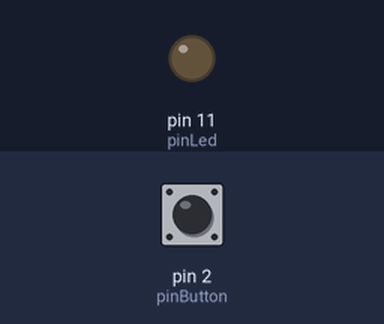
Bench run of a sketch on a simulated Arduino Uno, built with avr-gcc and run on an emulated ATmega328P. Parts: output pins drawn as LEDs (lit = HIGH). Inputs (shaded band) come from the test bench; at power-on: pin 2 (pinButton) HIGH.

Above: at 1.2 s.
1.3 s: pin 2 (pinButton) pulled LOW for 0.15 s
At 1.37 s:
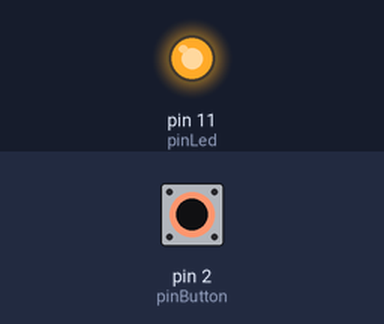
2.9 s: pin 2 (pinButton) pulled LOW for 3.2 s
At 6.7 s:
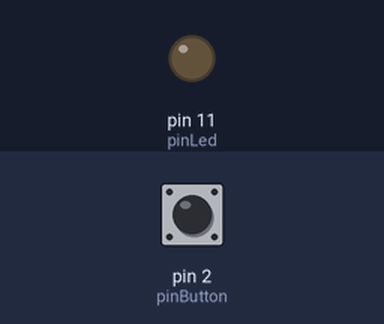
Timing chart, 0 to 8.2 s (numbered marks = the images above; inputs shaded):
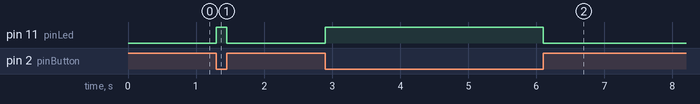

Measured:
- after the input at 1.3 s, pin 11 (pinLed): LOW → HIGH at once, → LOW 0.15 s later
- after the input at 2.9 s, pin 11 (pinLed): LOW → HIGH at once, → LOW 3.2 s later

The sketch:

button2.ino
```cpp
const int pinButton = 2;
const int pinLed = 11;

int counter = 0;
int ledState = LOW;
bool buttonState = LOW;
bool previousState = HIGH;
void setup() {
  // put your setup code here, to run once:
  pinMode(pinButton, INPUT_PULLUP);
  pinMode(pinLed, OUTPUT);
  Serial.begin(9600);
}

void loop() {
  // put your main code here, to run repeatedly:
  buttonState = digitalRead(pinButton);
  ledState = !buttonState;
  digitalWrite(pinLed, ledState);

}
```
